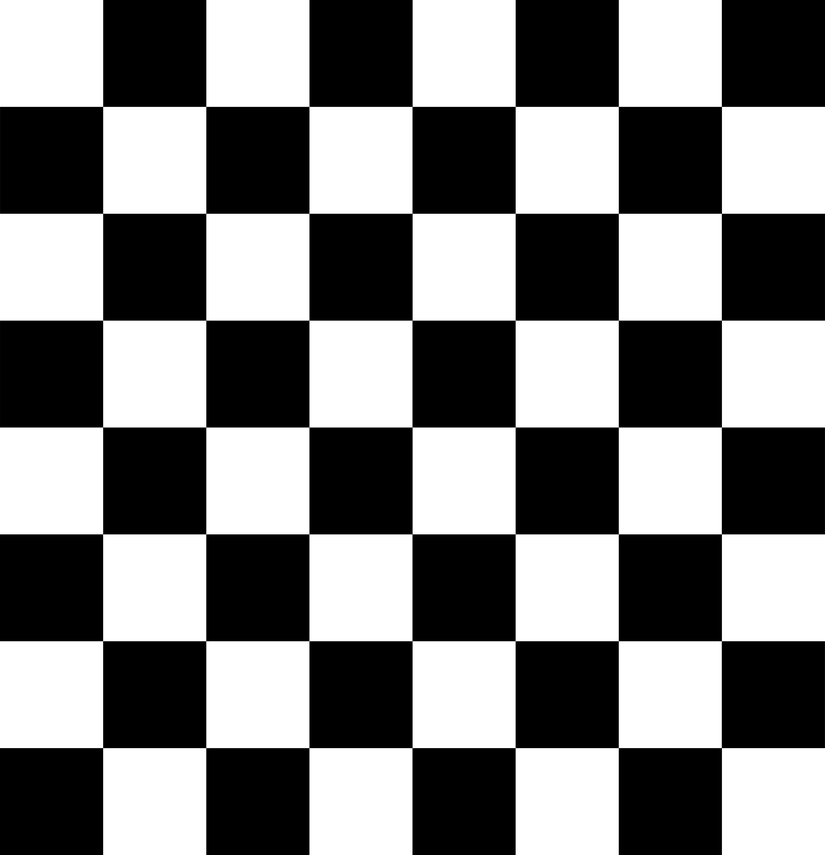
#> input picture src/main/python/cv_utils/samples/calibration/pictures/chessboard.png, 825 x 855 px, shrunk from 3595 x 3723 before the run, given in place of the camera
$ python bgrTuner.py
#> lines starting #> are read from the running program, lines starting #| are printed output that depends on the picture; after the words box and inside, x2 and y2 are one past the last pixel; in counts of white or black regions, pixels touching at a corner belong together
import cv2
import numpy as np

webcam = cv2.VideoCapture(1)


def nothing(x):
    pass


# Creating a window for later use
cv2.namedWindow('bgrTrackbar')

# cv.CreateTrackbar(trackbarName, windowName, value, count, onChange)  None
cv2.createTrackbar('Low Red', 'bgrTrackbar', 0, 255, nothing)  # default 0 205 255 69 8 12
cv2.createTrackbar('Low Green', 'bgrTrackbar', 0, 255, nothing)
cv2.createTrackbar('Low Blue', 'bgrTrackbar', 0, 255, nothing)
cv2.createTrackbar('High Red', 'bgrTrackbar', 0, 255, nothing)
cv2.createTrackbar('High Green', 'bgrTrackbar', 0, 255, nothing)
cv2.createTrackbar('High Blue', 'bgrTrackbar', 0, 255, nothing)

while True:
    ret, frame = webcam.read()
#> frame is the input picture: shape (855, 825, 3); min 0, max 255, mean 127.5
    frame = cv2.GaussianBlur(frame, (5, 5), 0)
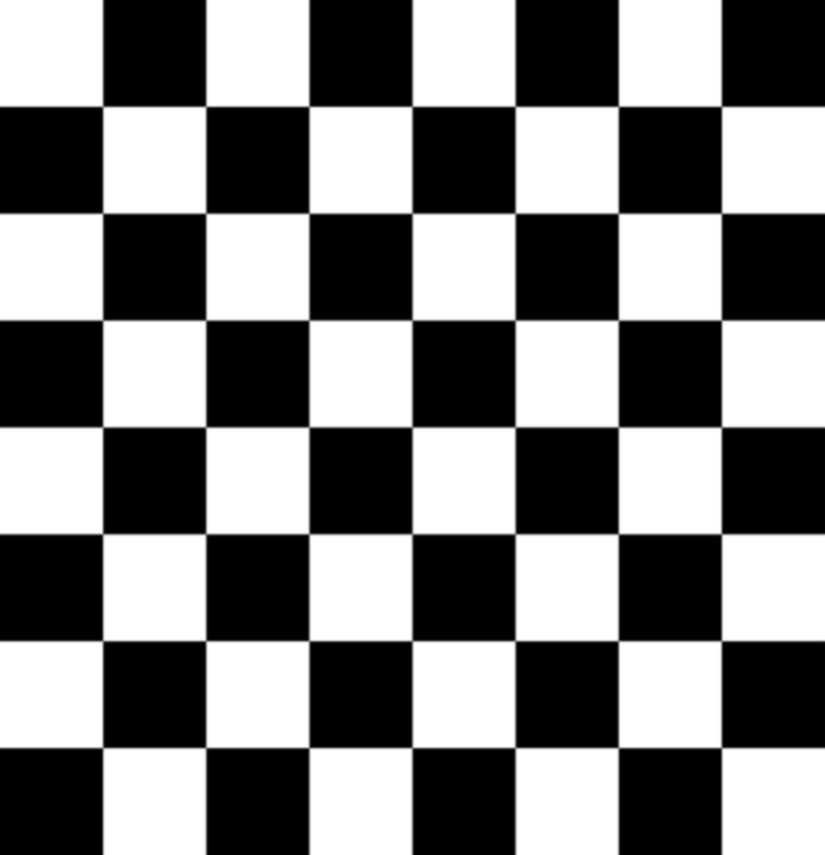
#> frame: shape (855, 825, 3); min 0, max 255, mean 127.5
    hsv = cv2.cvtColor(frame, cv2.COLOR_BGR2HSV)
#> hsv: shape (855, 825, 3); mean H, S, V 0, 0, 127.5

    # get info from track bar and apply to result
    hr = cv2.getTrackbarPos('High Red', 'bgrTrackbar')
    lr = cv2.getTrackbarPos('Low Red', 'bgrTrackbar')

    hb = cv2.getTrackbarPos('High Blue', 'bgrTrackbar')
    lb = cv2.getTrackbarPos('Low Blue', 'bgrTrackbar')

    hg = cv2.getTrackbarPos('High Green', 'bgrTrackbar')
    lg = cv2.getTrackbarPos('Low Green', 'bgrTrackbar')

    low = np.array([lb, lg, lr])
    high = np.array([hb, hg, hr])

    mask = cv2.inRange(hsv, low, high)
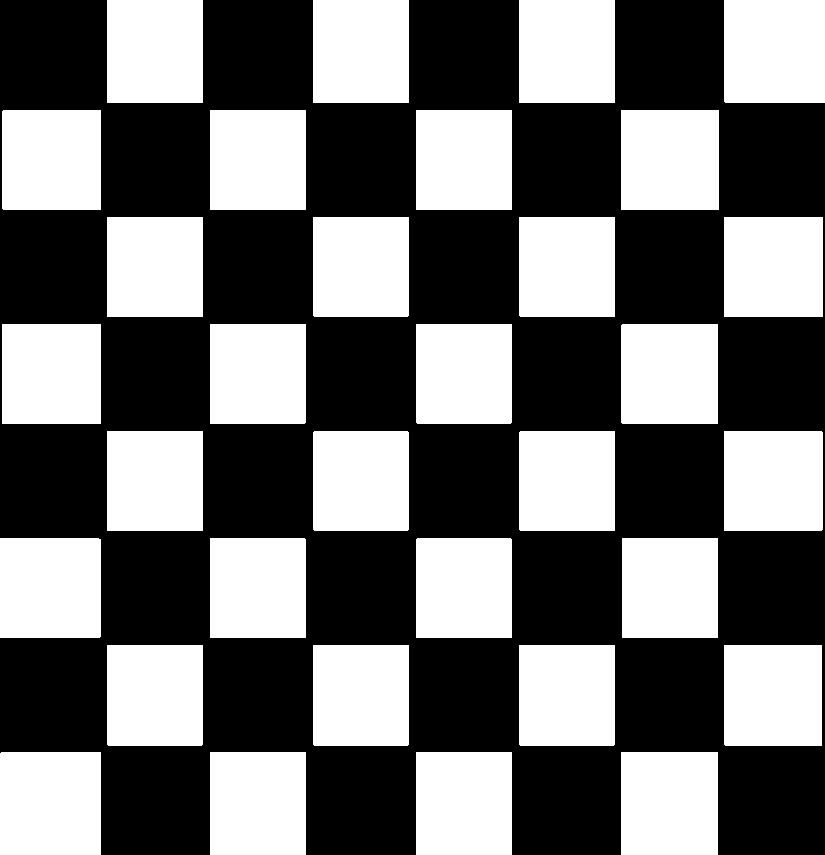
#> mask: shape (855, 825); 44.4% white; 32 white regions, largest, box (x1, y1, x2, y2) and area: (724, 0, 825, 103) 10402, (0, 752, 101, 855) 10402, (0, 538, 101, 638) 10097
    colorCutout = cv2.bitwise_and(frame, frame, mask=mask)
#> colorCutout: shape (855, 825, 3); every value is 0

    cv2.imshow('bgrTrackbar', colorCutout)

    if cv2.waitKey(1) & 0xFF == ord('q'):
#> (key q is pressed here)
        print("High red: {0}\n"
              "low red: {1}\n\n"
              "high blue: {2}\n"
              "low blue: {3}\n\n"
              "high green: {4}\n"
              "low green: {5}\n\n".format(hr, lr, hb, lb, hg, lg))
        break


webcam.release()
cv2.destroyAllWindows()
